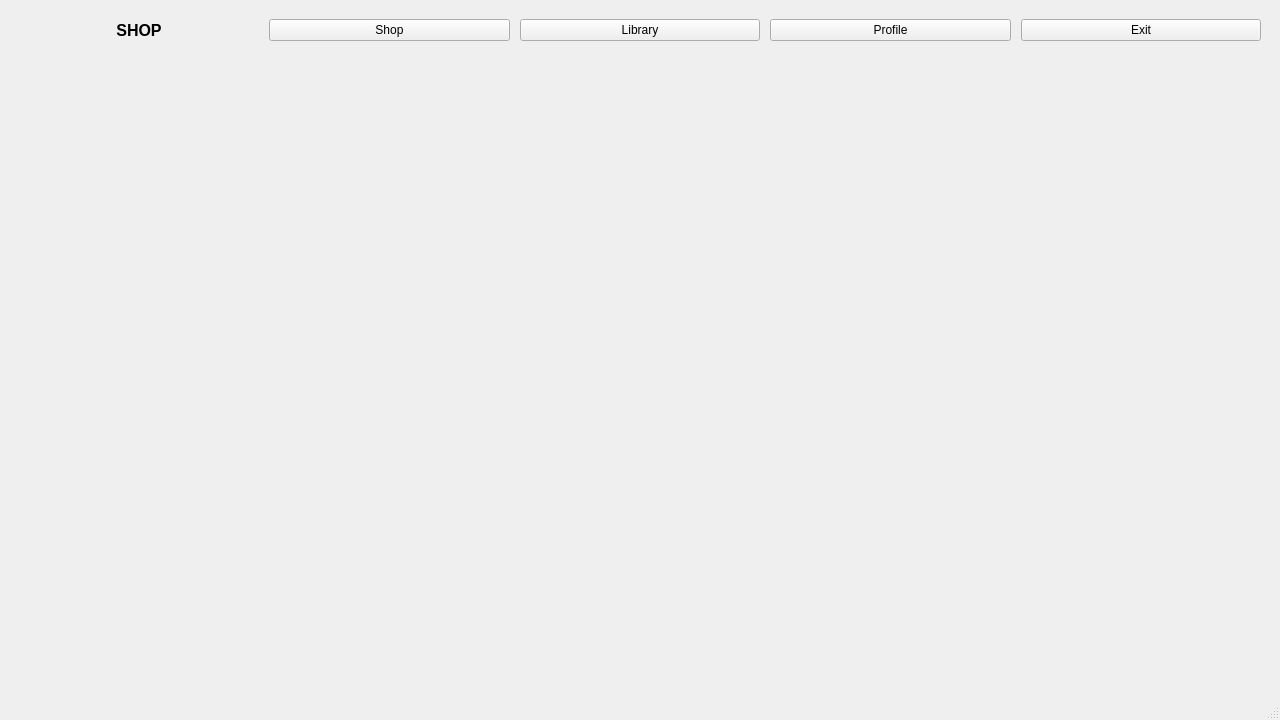
<?xml version="1.0" encoding="UTF-8"?>
<ui version="4.0">
 <class>MainWindow</class>
 <widget class="QMainWindow" name="MainWindow">
  <property name="geometry">
   <rect>
    <x>0</x>
    <y>0</y>
    <width>1280</width>
    <height>720</height>
   </rect>
  </property>
  <property name="minimumSize">
   <size>
    <width>800</width>
    <height>600</height>
   </size>
  </property>
  <property name="maximumSize">
   <size>
    <width>1920</width>
    <height>1080</height>
   </size>
  </property>
  <property name="windowTitle">
   <string>MainWindow</string>
  </property>
  <widget class="QWidget" name="centralwidget">
   <property name="enabled">
    <bool>true</bool>
   </property>
   <layout class="QFormLayout" name="formLayout">
    <item row="0" column="0" colspan="2">
     <layout class="QHBoxLayout" name="horizontalLayout" stretch="0,0,0,0,0">
      <property name="spacing">
       <number>10</number>
      </property>
      <property name="sizeConstraint">
       <enum>QLayout::SetDefaultConstraint</enum>
      </property>
      <property name="leftMargin">
       <number>10</number>
      </property>
      <property name="topMargin">
       <number>10</number>
      </property>
      <property name="rightMargin">
       <number>10</number>
      </property>
      <property name="bottomMargin">
       <number>10</number>
      </property>
      <item>
       <widget class="QLabel" name="label">
        <property name="font">
         <font>
          <family>System</family>
          <pointsize>12</pointsize>
          <bold>true</bold>
         </font>
        </property>
        <property name="text">
         <string>SHOP</string>
        </property>
        <property name="scaledContents">
         <bool>true</bool>
        </property>
        <property name="alignment">
         <set>Qt::AlignCenter</set>
        </property>
        <property name="textInteractionFlags">
         <set>Qt::NoTextInteraction</set>
        </property>
       </widget>
      </item>
      <item>
       <widget class="QPushButton" name="Shop_Button">
        <property name="text">
         <string>Shop</string>
        </property>
       </widget>
      </item>
      <item>
       <widget class="QPushButton" name="Library_Button">
        <property name="text">
         <string>Library</string>
        </property>
       </widget>
      </item>
      <item>
       <widget class="QPushButton" name="Profile_Button">
        <property name="text">
         <string>Profile</string>
        </property>
       </widget>
      </item>
      <item>
       <widget class="QPushButton" name="Exit_Button">
        <property name="text">
         <string>Exit</string>
        </property>
       </widget>
      </item>
     </layout>
    </item>
    <item row="1" column="0" colspan="2">
     <layout class="QVBoxLayout" name="widgets_frame1">
      <property name="spacing">
       <number>10</number>
      </property>
      <property name="leftMargin">
       <number>10</number>
      </property>
      <property name="topMargin">
       <number>10</number>
      </property>
      <property name="rightMargin">
       <number>10</number>
      </property>
      <property name="bottomMargin">
       <number>10</number>
      </property>
     </layout>
    </item>
   </layout>
  </widget>
  <widget class="QStatusBar" name="statusBar"/>
 </widget>
 <resources/>
 <connections/>
</ui>
